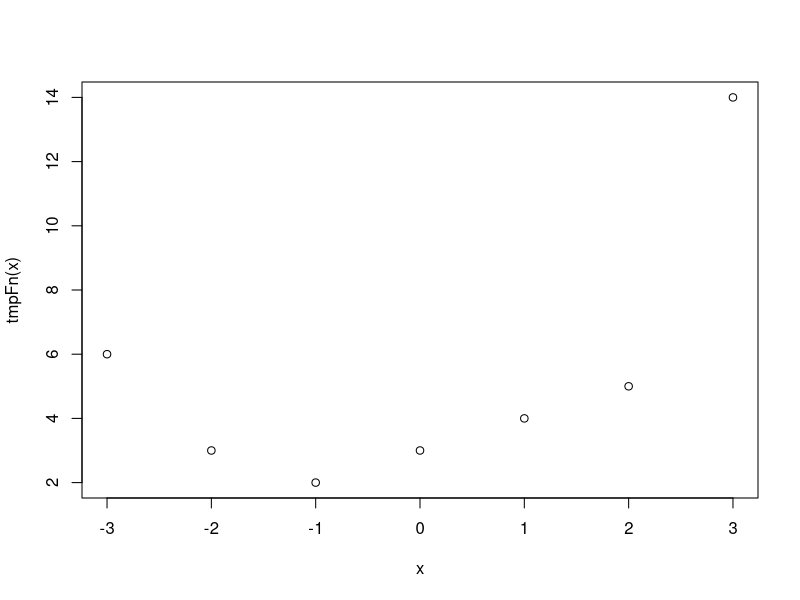

Recreate this plot in R.
## ---- chunk 1
knitr::opts_chunk$set(echo = TRUE)
## ---- chunk 2

tmpFn1 <- function(xVec){
  return(xVec^(1:length(xVec)))
}

## simple example
a <- c(2, 5, 3, 8, 2, 4)

b <- tmpFn1(a)
b

## ---- chunk 3
tmpFn2 <- function(xVec2){
  
  n = length(xVec2)
  
  return(xVec2^(1:n)/(1:n))
}



c <- tmpFn2(a)
c


## ---- chunk 4
tmpFn3 <- function(x, n){
  1 + sum(x^(1:n) / (1:n))
}
## ---- chunk 5
tmpFn <- function(xVec){
  if(length(xVec) < 3){NA}
  i <- c(1:(length(xVec)-2))
  (xVec[i]+xVec[i+1]+xVec[i+2]) / 3.0
}
## ---- chunk 6
tmpFn(c(1:5,6:1))
## ---- chunk 7
tmpFn <- function(xVec){
  ((xVec^2 + 2*xVec + 3) * (xVec < 0)) +
  ((xVec + 3) * (xVec >= 0) * (xVec < 2)) +
  ((xVec^2 + 4*xVec - 7) * (xVec >= 2))
}

x <- c(-3:3)
plot(x, tmpFn(x))
## ---- chunk 8
matrixFn <- function(aMat){
 aMat + aMat * (aMat %% 2) 
}

A <- matrix(c(1,5,-2,1,2,-1,3,6,-3), ncol = 3)
A
matrixFn(A)
## ---- chunk 9
matrixFn2 <- function(n, k){
  # baseMatrix is the two diagonals of "1"s
  # I simply add baseMatrix to the identity matrix times k
  baseMatrix <- abs(
    col(matrix(, nrow = n, ncol = n)) - 
    row(matrix(, nrow = n, ncol = n))
    ) == 1
  baseMatrix + diag(n)*k
}

matrixFn2(5,7)
## ---- chunk 10
quadrant <- function(alpha){
  alpha <- alpha + (alpha %% 90 == 0)
  ceiling((alpha/90) %% 4)
}

quadrant(c(0,78,90,153,180,199,270,335,360,390,450))
## ---- chunk 11
weekday <- function(day,month,year){
  m <- (month - 2) %% 12
  m <- m + (m == 0) * 12
  # Test 1
  # m
  k <- day
  y <- year %% 100
  c <- floor(year / 100)
  res <- (floor(2.6 * m - 0.2) + k + y + floor(y/4) + floor(c/4) - 2*c) %% 7
  replace(res, which(res %in% 0), 7)
  # Above step necessary because problem assumes modulo returns on range of
  # 1 to mod, but R returns modulo as 0 to mod-1
}

# Test 1
# weekday(,c(1:12),)

weekday(5,2,2018)
weekday((4:13),rep(2,10),rep(2018,10))
## ---- chunk 12
# YES, see above.
